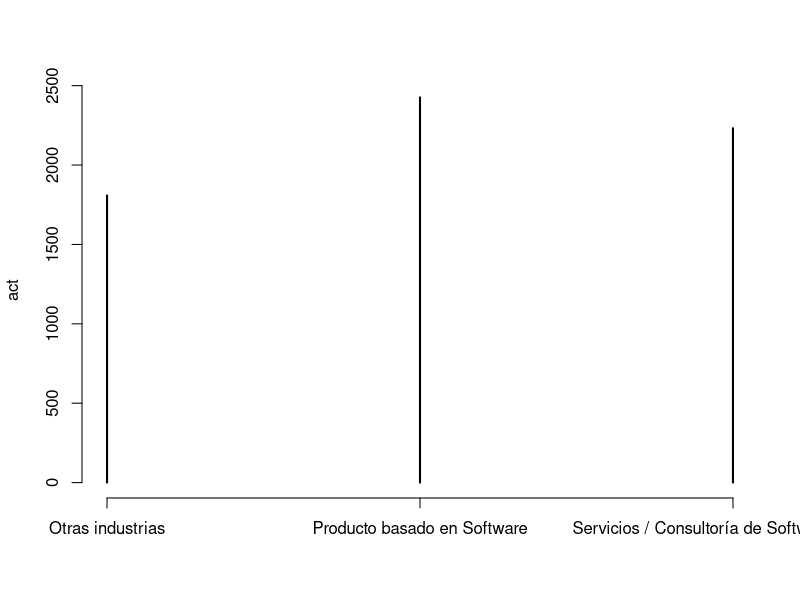
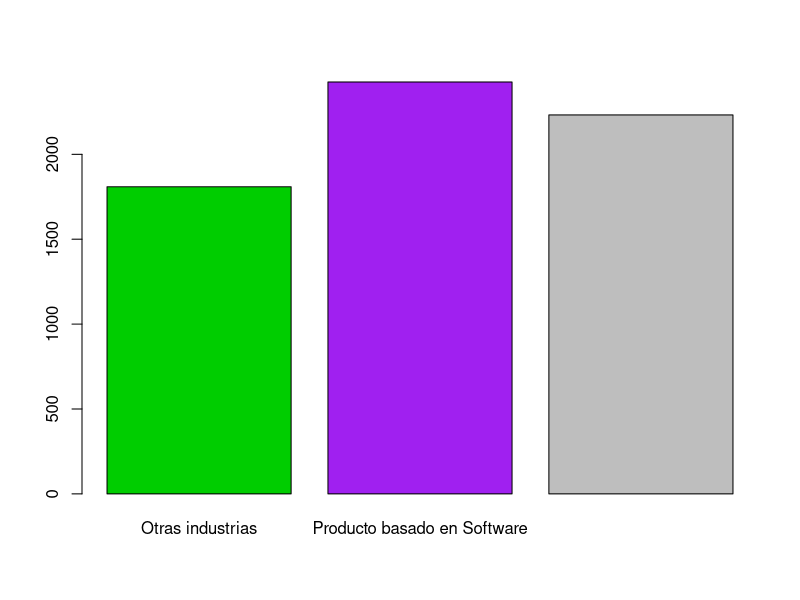
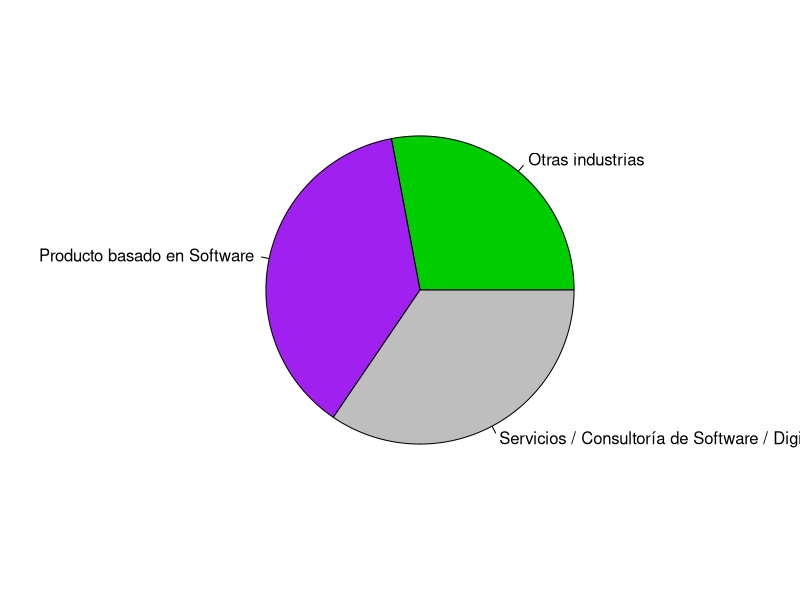
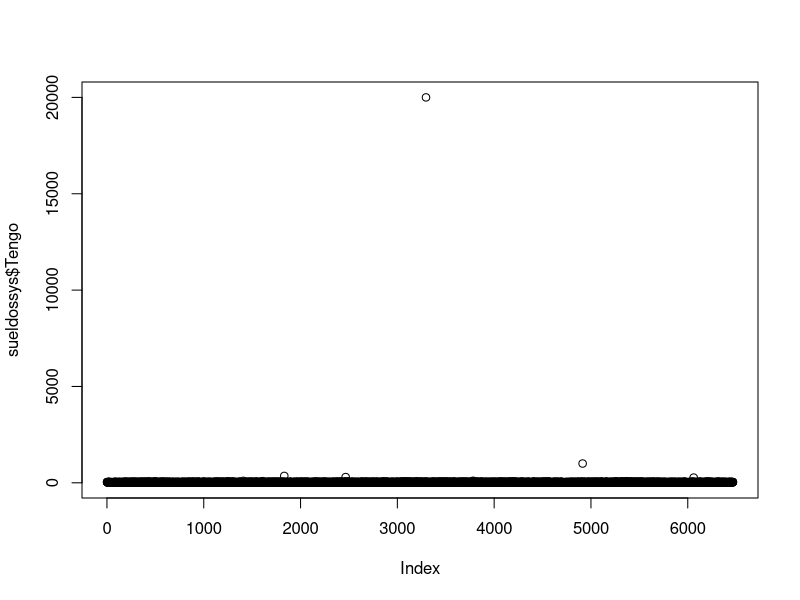
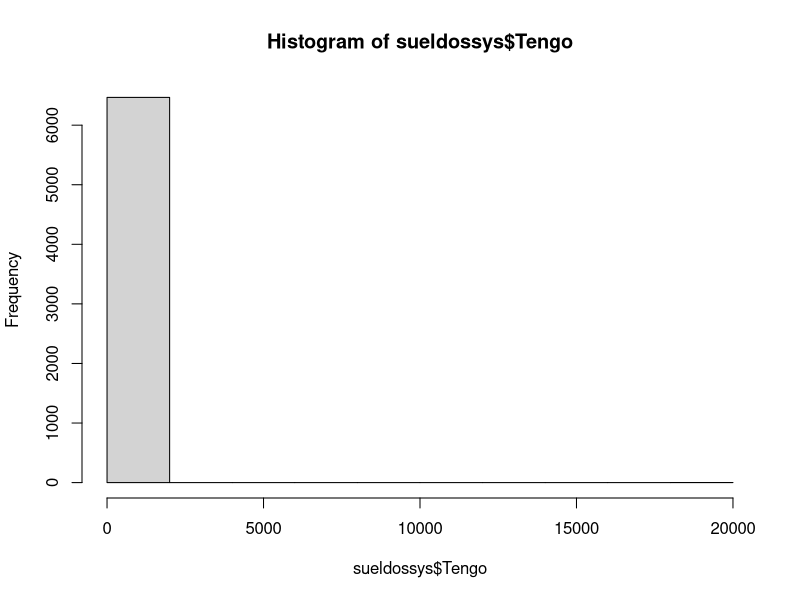

These figures' R source, in order: (Note: this script raises an error after producing the figures.)
#Encuesta de trabajadores en la industria de software 
#Desde 2014 sysarmy lleva a cabo las Encuestas de Sueldos en la región, 
#abarcando a Argentina y el resto de Latinoamérica. 
#Trabajaremos sobre los datos de los salarios argentinos

##Objetivo:
#Introducir R vía RStudio indentificar tipos de variables. Generar tablas y medidas  resumenes y gráficos descriptivos 


#leer tabla de datos
#setwd("C:/Users/franc/Dropbox/Franca/UCAsueldossys")

#librerias
#install.packages("readxl")
library(readxl)

sueldossys <- read_excel("datos/sys2021.xlsx")

View(sueldossys)

#Población, n de la muestra
dim(sueldossys)

#Primer variable Actividad principal
class(sueldossys$`Actividad principal`)

act <- table(sueldossys$`Actividad principal`)

plot(act)

colors <- c("green3", "purple", "grey") 

barplot(act, col=colors )

pie(act, col = colors)

#Segunda variable edad 

class(sueldossys$Tengo)

sueldossys$Tengo <- as.integer(sueldossys$Tengo)

summary(sueldossys$Tengo)

plot(sueldossys$Tengo)

hist(sueldossys$Tengo)

which(sueldossys$Tengo>80)

sueldossys_res <- sueldossys %>% filter(Tengo < 80)

##depuracion 
library(tidyverse)

sueldossys_dep <- sueldossys %>% filter(Tengo < 80)

hist(sueldossys_dep$Tengo)

sueldossys_dep %>%
  group_by(`Actividad principal`) %>%
  summarise(edad = mean(Tengo), 
            sd = sd(Tengo),
            cv = sd(Tengo)/mean(Tengo)*100,
            n=n())

#library(ggplot2)

ggplot(data=sueldossys_dep, aes(Tengo))+
  geom_histogram(binwidth = 2)+
  ylab("Frecuencia absoluta")+
  xlab("Edad")

ggplot(sueldossys_dep, aes(Tengo, fill=`Actividad principal`))+
  geom_histogram(binwidth = 2)+
  ylab("Frecuencia absoluta")+
  xlab("Edad")

ggplot(sueldossys_dep, aes(`Actividad principal`,Tengo, color=`Actividad principal`))+
  geom_boxplot()+
  ylab("Edad")+
  xlab("Actividad")


ggplot(sueldossys_dep, aes(`Actividad principal`, fill=`Actividad principal`))+
  geom_bar()+
  ylab("Frecuencia absoluta")+
  xlab("Actividad")

##Lugar de trabajo
provincias <- as.data.frame(table(sueldossys$`Dónde estás trabajando`))

colnames(provincias) <- c("Provincia", "Frec abs")

ggplot(sueldossys_dep, aes(x=`Dónde estás trabajando`, fill=`Dónde estás trabajando`))+
  geom_bar()+
  ylab("Frecuencia absoluta")+
  xlab("Provincia")

##sueldos
summary(sueldossys$`Salario mensual o retiro NETO (en tu moneda local)`)

hist(sueldossys$`Salario mensual o retiro NETO (en tu moneda local)`)

salario_neto <- sueldossys %>% 
  filter(`Salario mensual o retiro NETO (en tu moneda local)` < 400000) %>% 
  select(c(`Salario mensual o retiro NETO (en tu moneda local)`,`Pagos en dólares`)) %>%
  rename(neto =`Salario mensual o retiro NETO (en tu moneda local)`)

salario_neto %>%
  group_by(`Pagos en dólares`) %>% 
  summarise(`neto media`= mean(neto), 
            sd = sd(neto), 
            cv = sd(neto)/mean(neto)*100,
            n = n())  

ggplot(salario_neto, aes(neto, fill=`Pagos en dólares`))+
  geom_histogram(binwidth = 10000)+
  ylab("Frecuencia absoluta")+
  xlab("Salario bruto mensual")


ggplot(salario_neto, aes(`Pagos en dólares`,neto, color=`Pagos en dólares`))+
  geom_boxplot()+
  ylab("salario neto")+
  xlab("Tipo de cobro")


ggplot(salario_bruto, aes(bruto))+
  geom_step(stat="ecdf") +
  ylab("Frecuencia")+
  xlab("Salario bruto mensual")


## demasiado por hoy
